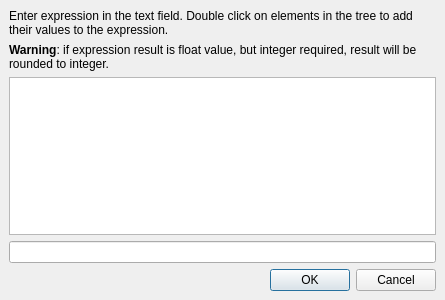
<?xml version="1.0" encoding="UTF-8"?>
<ui version="4.0">
 <class>DlgNumberInput</class>
 <widget class="QDialog" name="DlgNumberInput">
  <property name="geometry">
   <rect>
    <x>0</x>
    <y>0</y>
    <width>445</width>
    <height>300</height>
   </rect>
  </property>
  <property name="windowTitle">
   <string>Enter number or expression</string>
  </property>
  <layout class="QVBoxLayout" name="verticalLayout">
   <property name="spacing">
    <number>6</number>
   </property>
   <property name="margin">
    <number>9</number>
   </property>
   <item>
    <widget class="QLabel" name="label">
     <property name="text">
      <string>&lt;html&gt;&lt;head/&gt;&lt;body&gt;&lt;p&gt;Enter expression in the text field. Double click on elements in the tree to add their values to the expression.&lt;/p&gt;&lt;/body&gt;&lt;/html&gt;</string>
     </property>
     <property name="wordWrap">
      <bool>true</bool>
     </property>
    </widget>
   </item>
   <item>
    <widget class="QLabel" name="lblWarning">
     <property name="text">
      <string>&lt;html&gt;&lt;head/&gt;&lt;body&gt;&lt;p&gt;&lt;span style=&quot; font-weight:600;&quot;&gt;Warning&lt;/span&gt;: if expression result is float value, but integer required, result will be rounded to integer.&lt;/p&gt;&lt;/body&gt;&lt;/html&gt;</string>
     </property>
     <property name="wordWrap">
      <bool>true</bool>
     </property>
    </widget>
   </item>
   <item>
    <widget class="QTreeWidget" name="treeValues">
     <attribute name="headerVisible">
      <bool>false</bool>
     </attribute>
     <column>
      <property name="text">
       <string notr="true">1</string>
      </property>
     </column>
    </widget>
   </item>
   <item>
    <widget class="QLineEdit" name="leFormula"/>
   </item>
   <item>
    <widget class="QDialogButtonBox" name="buttonBox">
     <property name="orientation">
      <enum>Qt::Horizontal</enum>
     </property>
     <property name="standardButtons">
      <set>QDialogButtonBox::Cancel|QDialogButtonBox::Ok</set>
     </property>
    </widget>
   </item>
  </layout>
 </widget>
 <resources/>
 <connections>
  <connection>
   <sender>buttonBox</sender>
   <signal>accepted()</signal>
   <receiver>DlgNumberInput</receiver>
   <slot>accept()</slot>
   <hints>
    <hint type="sourcelabel">
     <x>248</x>
     <y>254</y>
    </hint>
    <hint type="destinationlabel">
     <x>157</x>
     <y>274</y>
    </hint>
   </hints>
  </connection>
  <connection>
   <sender>buttonBox</sender>
   <signal>rejected()</signal>
   <receiver>DlgNumberInput</receiver>
   <slot>reject()</slot>
   <hints>
    <hint type="sourcelabel">
     <x>316</x>
     <y>260</y>
    </hint>
    <hint type="destinationlabel">
     <x>286</x>
     <y>274</y>
    </hint>
   </hints>
  </connection>
 </connections>
</ui>
